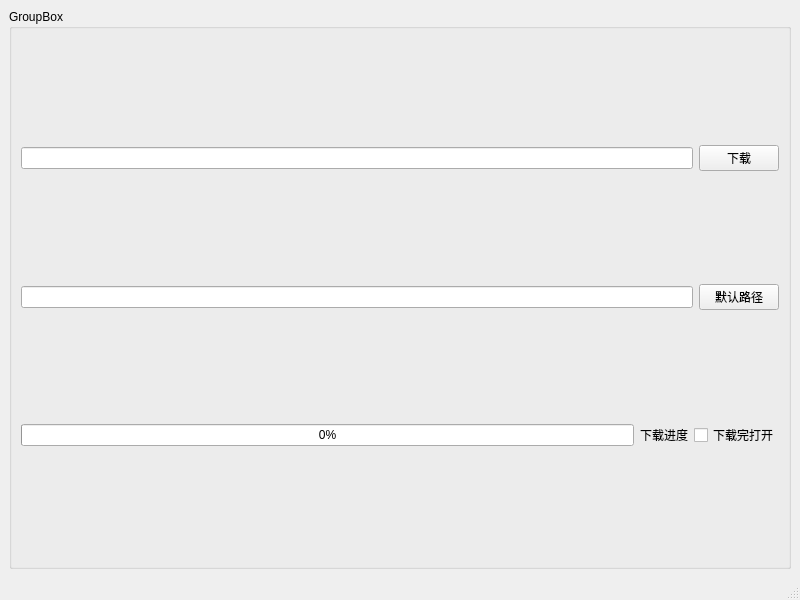
<?xml version="1.0" encoding="UTF-8"?>
<ui version="4.0">
 <class>MainWindow</class>
 <widget class="QMainWindow" name="MainWindow">
  <property name="geometry">
   <rect>
    <x>0</x>
    <y>0</y>
    <width>800</width>
    <height>600</height>
   </rect>
  </property>
  <property name="windowTitle">
   <string>MainWindow</string>
  </property>
  <widget class="QWidget" name="centralwidget">
   <layout class="QVBoxLayout" name="verticalLayout_2">
    <item>
     <widget class="QGroupBox" name="groupBox">
      <property name="title">
       <string>GroupBox</string>
      </property>
      <layout class="QVBoxLayout" name="verticalLayout">
       <item>
        <layout class="QHBoxLayout" name="horizontalLayout_2">
         <item>
          <widget class="QLineEdit" name="editURL"/>
         </item>
         <item>
          <widget class="QPushButton" name="btnDownload">
           <property name="text">
            <string>下载</string>
           </property>
          </widget>
         </item>
        </layout>
       </item>
       <item>
        <layout class="QHBoxLayout" name="horizontalLayout">
         <item>
          <widget class="QLineEdit" name="editPath"/>
         </item>
         <item>
          <widget class="QPushButton" name="btnDefaultPath">
           <property name="text">
            <string>默认路径</string>
           </property>
          </widget>
         </item>
        </layout>
       </item>
       <item>
        <layout class="QHBoxLayout" name="horizontalLayout_4">
         <item>
          <layout class="QHBoxLayout" name="horizontalLayout_3">
           <item>
            <widget class="QProgressBar" name="progressBar">
             <property name="value">
              <number>0</number>
             </property>
            </widget>
           </item>
           <item>
            <widget class="QLabel" name="label">
             <property name="text">
              <string>下载进度</string>
             </property>
            </widget>
           </item>
          </layout>
         </item>
         <item>
          <widget class="QCheckBox" name="checkBox">
           <property name="text">
            <string>下载完打开</string>
           </property>
          </widget>
         </item>
        </layout>
       </item>
      </layout>
     </widget>
    </item>
   </layout>
  </widget>
  <widget class="QStatusBar" name="statusbar"/>
 </widget>
 <resources/>
 <connections/>
</ui>
